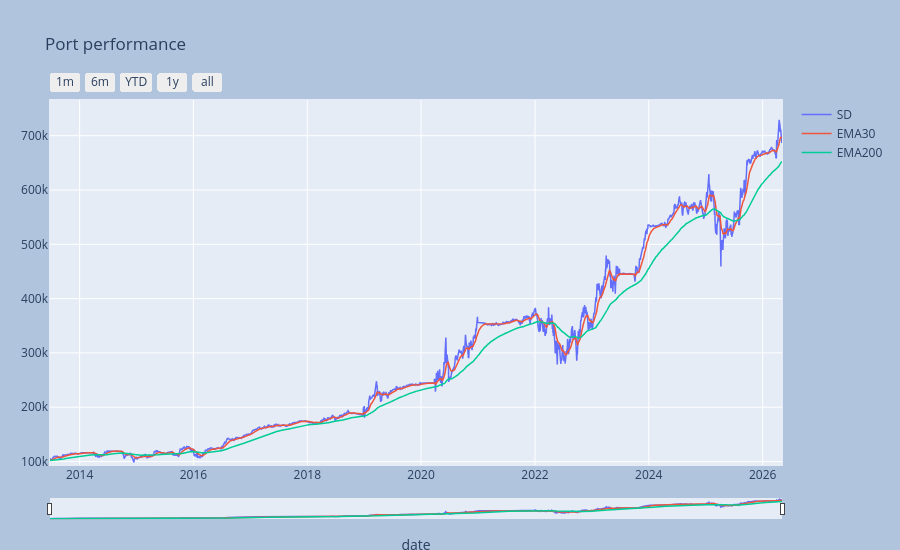

The notebook cell this image was saved under:
### Markdown cell above
### "Optimizer" = SDAnalyzer

### Code cell
pname = 'SD'
ccs = az.CorrClusterSelector(corr_threshold=corr_threshold, freq=freq)
dms = az.DualMomentumSelector(nw=nw, threshold=ths)
sd = az.SDAnalyzer(freq=freq, hlength=hlength)
model = az.ModelPipeline([ccs, dms, sd])
pp_sd = az.Port_Generator(mktdata, 
                             freq=freq, 
                             fixoffset=fixoffset, 
                             histoffset=histoffset,
                             pname=pname)
port_sd = pp_sd.set_model(model)
_ = pp_sd.port_view(fancy=True)

### Figure 1 — Plotly figure (JSON) as saved in the notebook; plotly's stock layout.template omitted (floating-point values rounded to 4 significant figures; data arrays with more than 128 entries replaced by an {"elided": "..."} marker saying what was removed)
{"data": [{"line": {"width": 1.5}, "name": "SD", "type": "scatter", "x": {"elided": "3235 str values"}, "y": {"elided": "3235 float values"}}, {"line": {"width": 1.5}, "name": "EMA30", "type": "scatter", "x": {"elided": "3235 str values"}, "y": {"elided": "3235 float values"}}, {"line": {"width": 1.5}, "name": "EMA200", "type": "scatter", "x": {"elided": "3235 str values"}, "y": {"elided": "3235 float values"}}], "layout": {"autosize": false, "height": 550, "margin": {"b": 25, "l": 50, "pad": 1, "r": 50, "t": 100}, "paper_bgcolor": "LightSteelBlue", "title": {"text": "Port performance"}, "width": 900, "xaxis": {"autorange": false, "fixedrange": false, "range": ["2013-06-25T00:00:00", "2026-05-05T00:00:00"], "rangeselector": {"buttons": [{"count": 1, "label": "1m", "step": "month", "stepmode": "backward"}, {"count": 6, "label": "6m", "step": "month", "stepmode": "backward"}, {"count": 1, "label": "YTD", "step": "year", "stepmode": "todate"}, {"count": 1, "label": "1y", "step": "year", "stepmode": "backward"}, {"step": "all"}]}, "rangeslider": {"thickness": 0.05, "visible": true}, "title": {"text": "date"}, "type": "date"}, "yaxis": {"autorange": false, "fixedrange": false, "range": [93630.0, 765800.0], "title": {}}}}
